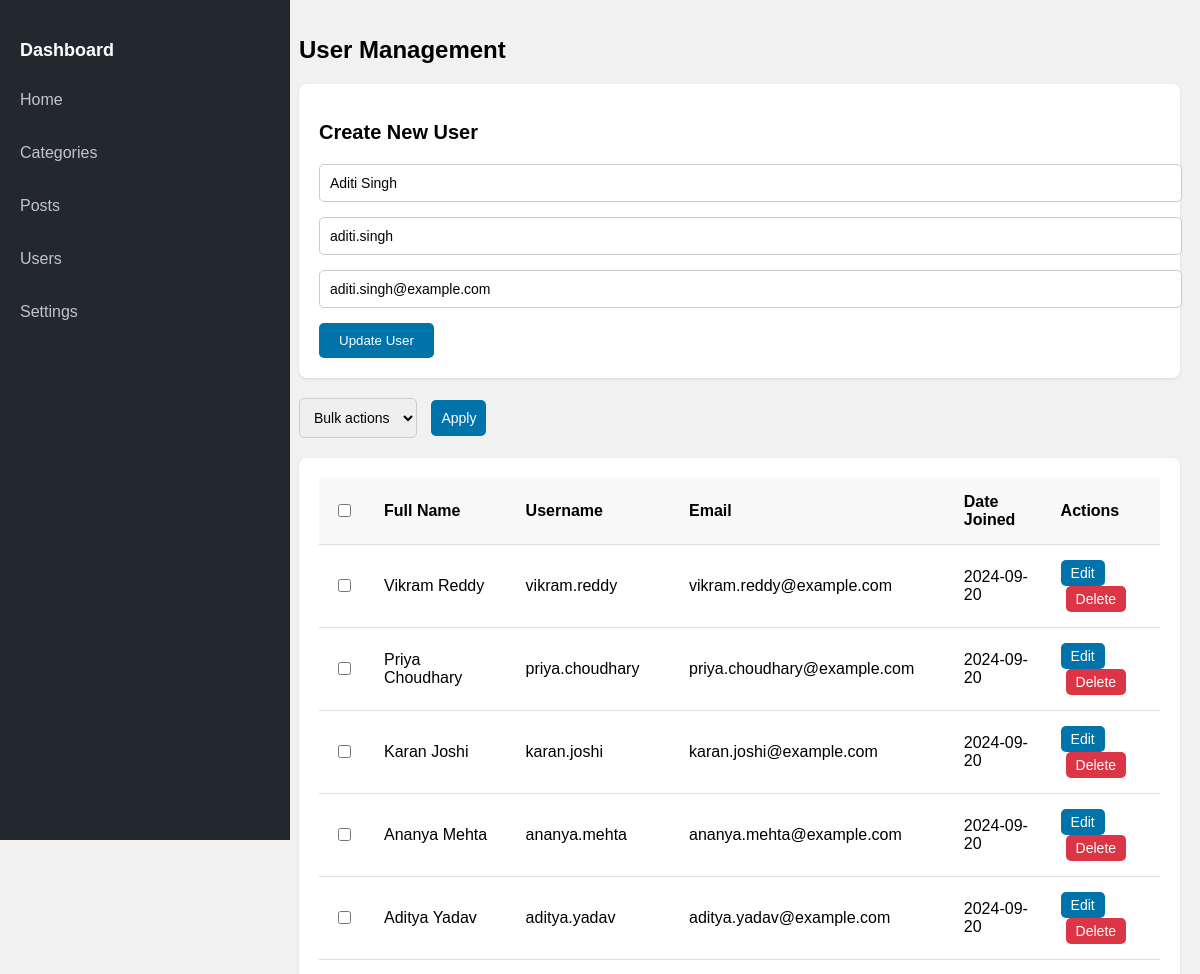
The app's page /users/edit/4700/ (upper part), older data.
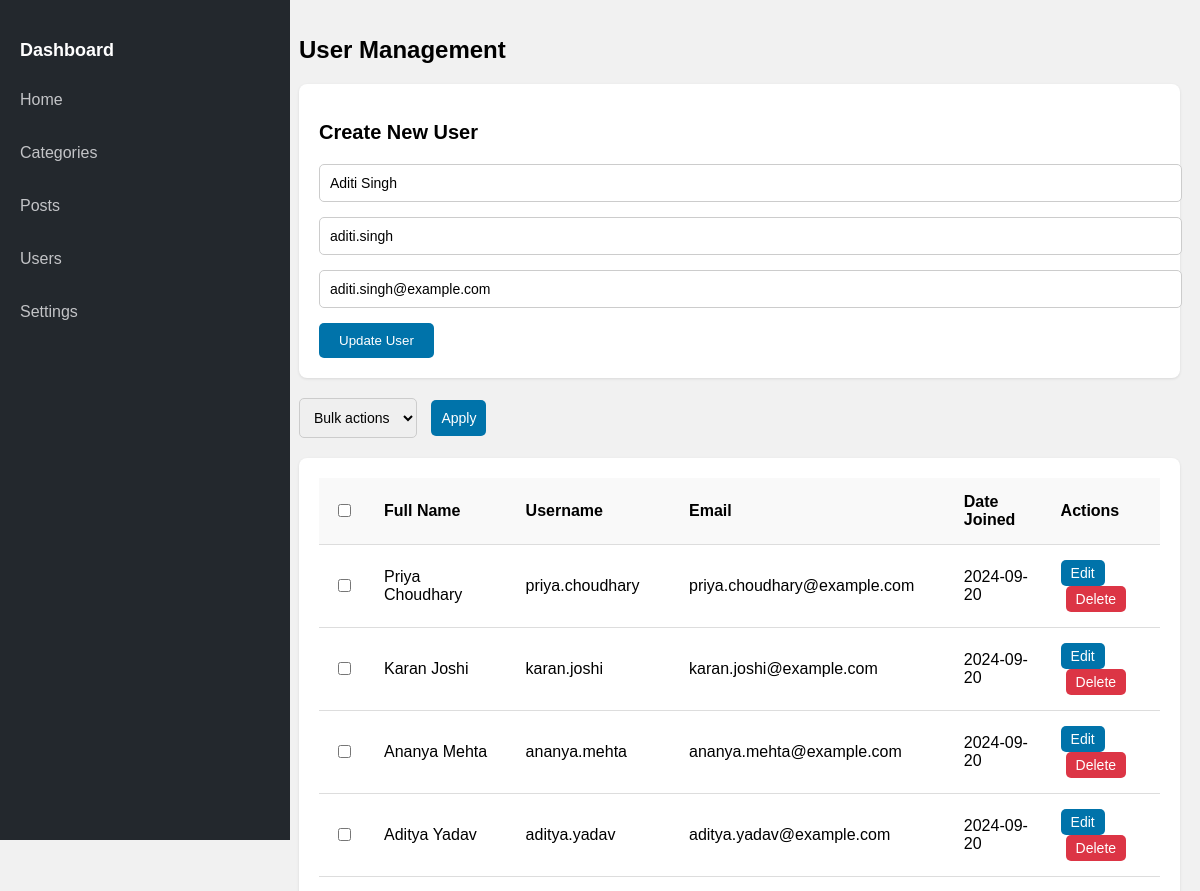
The same page, newer data.
### wpblog/models.py (models this page shows, shortened)
class User(models.Model):
    name = models.CharField(max_length=100)
    username = models.CharField(max_length=50, unique=True)
    email = models.EmailField(unique=True)
    created_at = models.DateTimeField(auto_now_add=True)

### wpblog/views.py (the view)
# urls.py: path('users/edit/<int:user_id>/',views.edituser),
def edituser(request,user_id):
    user = get_object_or_404(User, id=user_id)
    users = User.objects.all()
    if request.method == "POST":
        user.name = request.POST.get('name')
        user.username = request.POST.get('username')
        user.email = request.POST.get('email')
        user.save()
        return redirect('/users')
    return render(request,"edituser.html",{"users": users, "iuser": user})

### templates/edituser.html (shortened to what this page needs)
<!DOCTYPE html>
<html lang="en">
<head>
</head>
<body>
    <div class="sidebar">
      <h2>Dashboard</h2>
      <ul>
        <li><a href="/home">Home</a></li>
        <li><a href="/category">Categories</a></li>
        <li><a href="/posts">Posts</a></li>
        <li><a href="/users">Users</a></li>
       <li><a href="/settings">Settings</a></li>
      </ul>
    </div>
    <div class="content">
      <h1>User Management</h1>
      <div class="form-container">
        <h2>Create New User</h2>
        <form id="createUserForm" action="" method="post">
          <input name="name" value="{{iuser.name}}" type="text" placeholder="Full Name" required />
          <input name="username" value="{{iuser.username}}" type="text" placeholder="Username" required />
          <input name="email" value="{{iuser.email}}" type="email" placeholder="Email Address" required />
          <button type="submit">Update User</button>
        </form>
      </div>
      <div class="bulk-actions">
        <select id="bulkActionSelect">
          <option>Bulk actions</option>
        </select>
        <button id="apply-btn">Apply</button>
      </div>
      <div class="table-container">
        <table>
          <thead>
            <tr>
              <th><input id="selectAll" type="checkbox" /></th>
              <th>Full Name</th>
              <th>Username</th>
              <th>Email</th>
              <th>Date Joined</th>
              <th>Actions</th>
            </tr>
          </thead>
          <tbody>
            {% if users %}
              {% for user in users %}
              {% if not user.id == iuser.id %}
                <tr>
                  <td><input value="{{ user.id }}" class="itemCheckbox" name="options" type="checkbox" /></td>
                  <td>{{ user.name }}</td>
                  <td>{{ user.username }}</td>
                  <td>{{ user.email }}</td>
                  <td>{{ user.created_at|date:"Y-m-d" }}</td>
                  <td>
                    <button class="action-button edit-button" onclick="window.location.href='/users/edit/{{ user.id }}'">Edit</button>
                    <button class="action-button delete-button" onclick="deleteUser([{{ user.id }}])">Delete</button>
                  </td>
                </tr>
            {% endif %}
              {% endfor %}
            {% else %}
              <tr>
                <td colspan="5">No users available.</td>
              </tr>
            {% endif %}
          </tbody>
        </table>
      </div>
    </div>
</body>
</html>

Row changes from the older to the newer data that the page shows:
removed User: name "Vikram Reddy", username "vikram.reddy", email "vikram.reddy@example.com", created_at "2024-09-20"
